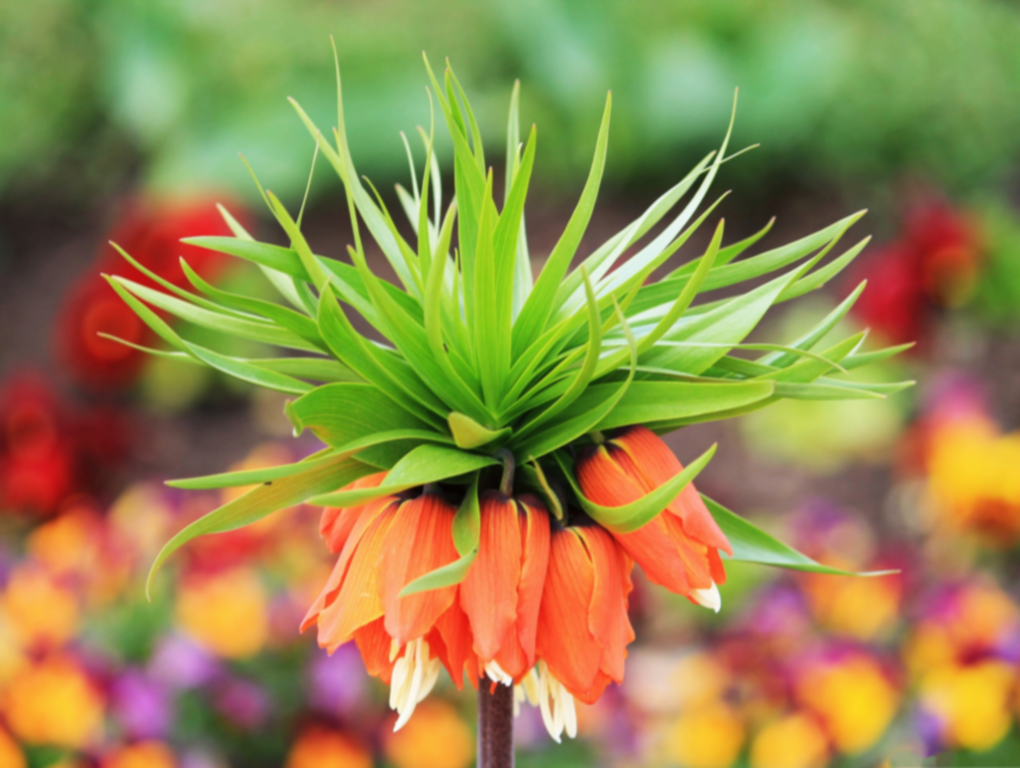
#> input picture KernelGAN/input/im_3.png, 1020 x 768 px, found by its file name
$ python FFT.py
#> lines starting #> are read from the running program, lines starting #| are printed output that depends on the picture; after the words box and inside, x2 and y2 are one past the last pixel; in counts of white or black regions, pixels touching at a corner belong together
import cv2
import numpy as np
import matplotlib.pyplot as plt
import re


def compute_frequency(image_patch):
    f_transform = np.fft.fft2(image_patch)
    f_transform_shifted = np.fft.fftshift(f_transform)
    magnitude_spectrum = np.log(np.abs(f_transform_shifted) + 1)
    return np.mean(magnitude_spectrum)


def create_frequency_mask(image_patch, patch_size=50):
    height, width = image_patch.shape
    mask = np.zeros((height, width), dtype=np.uint8)
    frequencies = []

    for y in range(0, height - patch_size + 1, patch_size):
        for x in range(0, width - patch_size + 1, patch_size):
            patch = image_patch[y:y + patch_size, x:x + patch_size]
            avg_frequency = compute_frequency(patch)
            frequencies.append(avg_frequency)

    average_frequency_threshold = np.mean(frequencies)

    for y in range(0, height - patch_size + 1, patch_size):
        for x in range(0, width - patch_size + 1, patch_size):
            patch = image_patch[y:y + patch_size, x:x + patch_size]
            avg_frequency = compute_frequency(patch)

            if avg_frequency >= average_frequency_threshold:
                mask[y:y + patch_size, x:x + patch_size] = 255

    # Plot the histogram of the frequencies
    plt.figure()
    plt.hist(frequencies, bins=20, color='blue', alpha=0.7)
    plt.axvline(average_frequency_threshold, color='red', linestyle='dashed', linewidth=2, label=f'Threshold = {average_frequency_threshold:.2f}')
    plt.title('Histogram of Frequency Values')
    plt.xlabel('Average Frequency')
    plt.ylabel('Frequency Count')
    plt.legend()  # Add legend to show the threshold
    plt.show()

    return mask


def remove_small_blobs(mask, min_blob_size):
    contours, _ = cv2.findContours(mask, cv2.RETR_EXTERNAL, cv2.CHAIN_APPROX_SIMPLE)
    filtered_contours = [cnt for cnt in contours if cv2.contourArea(cnt) >= min_blob_size]
    filtered_mask = np.zeros_like(mask)
    cv2.drawContours(filtered_mask, filtered_contours, -1, 255, thickness=cv2.FILLED)
    return filtered_mask


def create_mask(image):
    img = create_frequency_mask(image, patch_size=10)

    # Apply binary thresholding
    _, img = cv2.threshold(img, 127, 255, cv2.THRESH_BINARY)

    min_blob_size = 500
    img = remove_small_blobs(img, min_blob_size)
    img = cv2.bitwise_not(img)
    return img


# Take an image as input
image_path = 'input/im_3.png'  # Change this to your image path
orig_img = cv2.imread(image_path, cv2.IMREAD_GRAYSCALE)
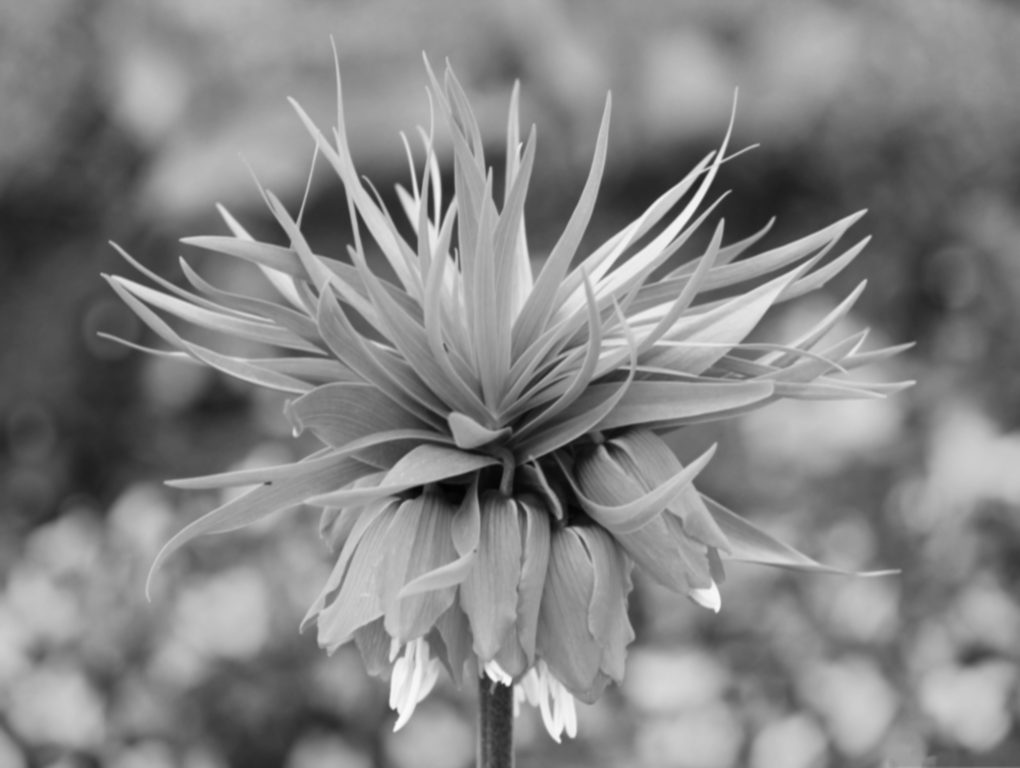
#> orig_img: shape (768, 1020); min 2, max 250, mean 132.1

# Create mask
mask = create_mask(orig_img)
#> after the loop in create_frequency_mask, `for y in range(0, height - patch_size + 1, patch_size):`: frequencies = 7752 values, max 5.74 at index 2109, min 1.34 at index 4790, mean 2.66
#> in create_frequency_mask, `average_frequency_threshold = np.mean(frequencies)`: average_frequency_threshold = 2.66
#> after the loop in create_frequency_mask, `for y in range(0, height - patch_size + 1, patch_size):`:
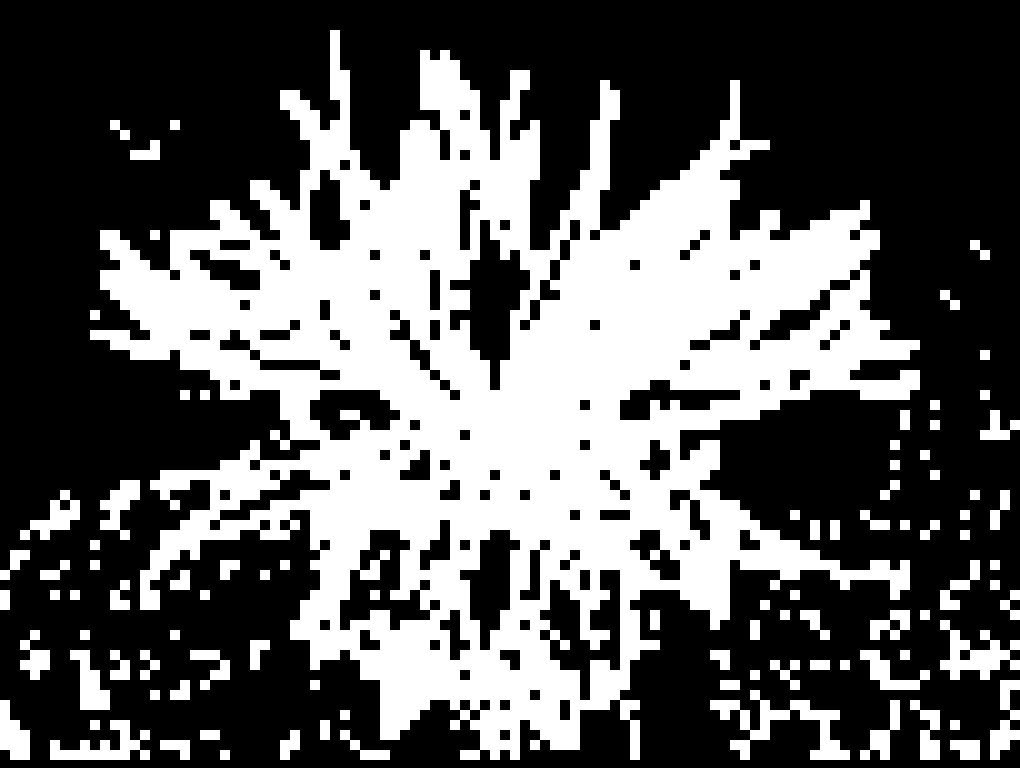
#> mask: shape (768, 1020); 36.7% white; 95 white regions
#> in create_frequency_mask, `plt.show()`:
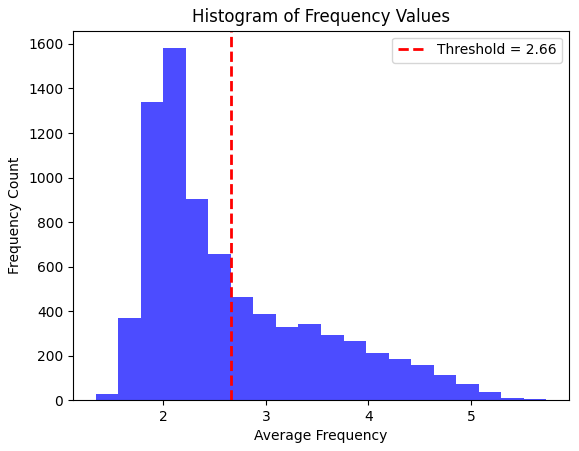
#> figure drawn by matplotlib, 1 panel; tallest bar 1581 high, from x = 2 to 2.22
#> in remove_small_blobs, `contours, _ = cv2.findContours(mask, cv2.RETR_EXTERNAL, cv2.CHAIN_APPR..`: contours = 94 contours; largest, box (x1, y1, x2, y2) and area: (90, 30, 920, 760) 301975, (710, 690, 850, 760) 2752, (940, 620, 1020, 680) 1990, (50, 720, 150, 760) 1598, (70, 650, 110, 710) 1202
#> in remove_small_blobs, `filtered_contours = [cnt for cnt in contours if cv2.contourArea(cnt) >..`: filtered_contours = 17 contours; largest, box (x1, y1, x2, y2) and area: (90, 30, 920, 760) 301975, (710, 690, 850, 760) 2752, (940, 620, 1020, 680) 1990, (50, 720, 150, 760) 1598, (70, 650, 110, 710) 1202
#> in remove_small_blobs, `cv2.drawContours(filtered_mask, filtered_contours, -1, 255, thickness=..`:
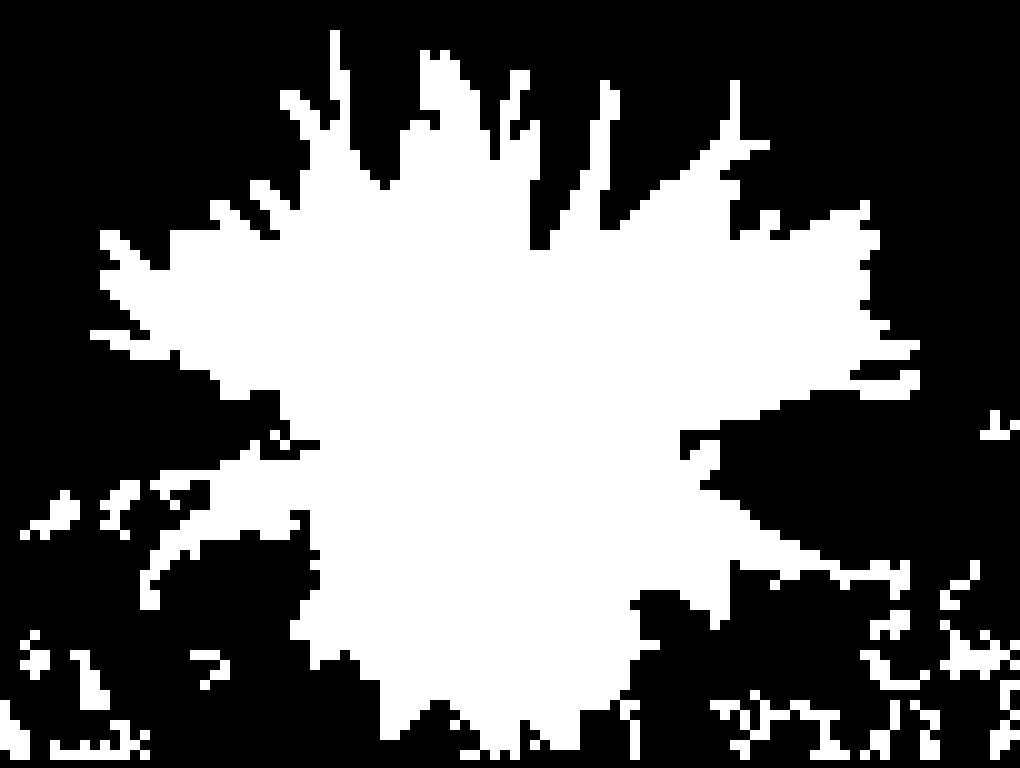
#> filtered_mask: shape (768, 1020); 41.6% white; 17 white regions, largest, box (x1, y1, x2, y2) and area: (90, 30, 920, 760) 305900, (710, 690, 850, 760) 3100, (940, 620, 1020, 680) 2200

# Display the original image and the mask
plt.figure(figsize=(10, 5))
plt.subplot(1, 2, 1)
plt.title("Original Image")
plt.imshow(orig_img, cmap='gray')
plt.axis('off')

plt.subplot(1, 2, 2)
plt.title("Mask")
plt.imshow(mask, cmap='gray')
plt.axis('off')

plt.show()
